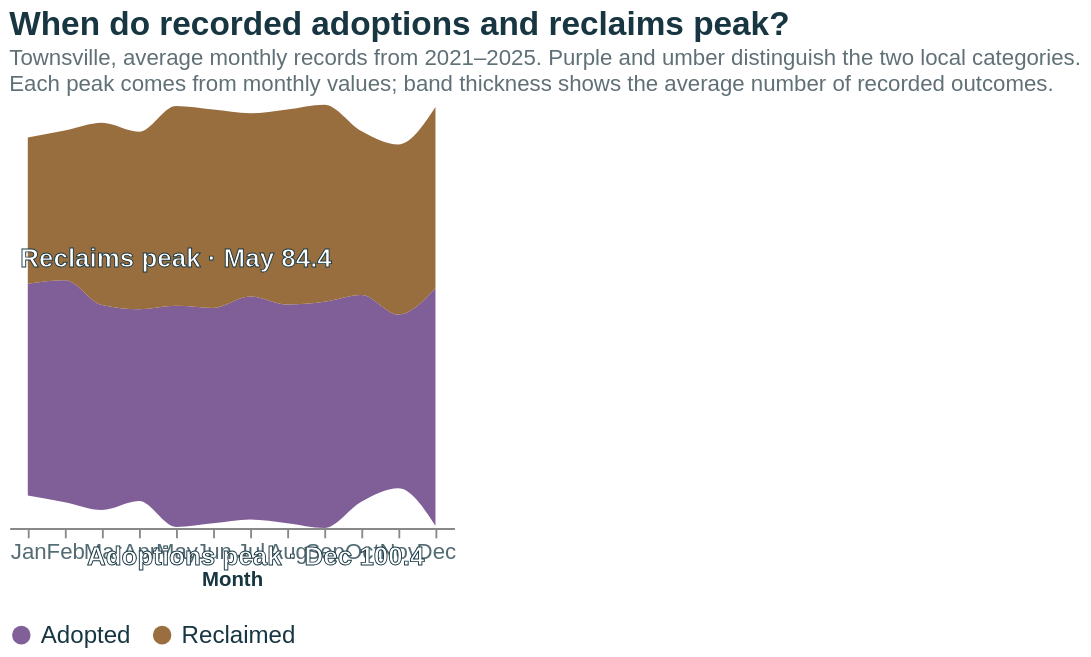

Express this chart as Vega-Lite.
### Vega-Lite specification from a JSON file in a GitHub repository (floating-point values rounded to 4 significant figures)
{"$schema": "https://vega.github.io/schema/vega-lite/v5.json", "description": "Seasonal streamgraph of monthly official Townsville adoption and reclaim outcomes.", "width": "container", "height": 355, "autosize": {"type": "fit-x", "contains": "padding", "resize": true}, "background": "#ffffff", "title": {"text": "When do recorded adoptions and reclaims peak?", "subtitle": ["Townsville, average monthly records from 2021–2025. Purple and umber distinguish the two local categories.", "Each peak comes from monthly values; band thickness shows the average number of recorded outcomes."], "font": "Helvetica", "fontSize": 18, "subtitleFont": "Helvetica", "subtitleFontSize": 12, "anchor": "start"}, "data": {"values": [{"month": "Jan", "month_num": 1, "series": "Adopted", "mean_count": 89.4, "years": 5}, {"month": "Jan", "month_num": 1, "series": "Reclaimed", "mean_count": 61.8, "years": 5}, {"month": "Feb", "month_num": 2, "series": "Adopted", "mean_count": 93.8, "years": 5}, {"month": "Feb", "month_num": 2, "series": "Reclaimed", "mean_count": 63.2, "years": 5}, {"month": "Mar", "month_num": 3, "series": "Adopted", "mean_count": 86.6, "years": 5}, {"month": "Mar", "month_num": 3, "series": "Reclaimed", "mean_count": 77, "years": 5}, {"month": "Apr", "month_num": 4, "series": "Adopted", "mean_count": 81, "years": 5}, {"month": "Apr", "month_num": 4, "series": "Reclaimed", "mean_count": 75, "years": 5}, {"month": "May", "month_num": 5, "series": "Adopted", "mean_count": 93.4, "years": 5}, {"month": "May", "month_num": 5, "series": "Reclaimed", "mean_count": 84.4, "years": 5}, {"month": "Jun", "month_num": 6, "series": "Adopted", "mean_count": 91, "years": 5}, {"month": "Jun", "month_num": 6, "series": "Reclaimed", "mean_count": 83.8, "years": 5}, {"month": "Jul", "month_num": 7, "series": "Adopted", "mean_count": 94.2, "years": 5}, {"month": "Jul", "month_num": 7, "series": "Reclaimed", "mean_count": 77.4, "years": 5}, {"month": "Aug", "month_num": 8, "series": "Adopted", "mean_count": 92.4, "years": 5}, {"month": "Aug", "month_num": 8, "series": "Reclaimed", "mean_count": 82.4, "years": 5}, {"month": "Sep", "month_num": 9, "series": "Adopted", "mean_count": 95.6, "years": 5}, {"month": "Sep", "month_num": 9, "series": "Reclaimed", "mean_count": 83.2, "years": 5}, {"month": "Oct", "month_num": 10, "series": "Adopted", "mean_count": 87.4, "years": 5}, {"month": "Oct", "month_num": 10, "series": "Reclaimed", "mean_count": 69.2, "years": 5}, {"month": "Nov", "month_num": 11, "series": "Adopted", "mean_count": 73.4, "years": 5}, {"month": "Nov", "month_num": 11, "series": "Reclaimed", "mean_count": 71.8, "years": 5}, {"month": "Dec", "month_num": 12, "series": "Adopted", "mean_count": 100.4, "years": 5}, {"month": "Dec", "month_num": 12, "series": "Reclaimed", "mean_count": 76.4, "years": 5}]}, "config": {"font": "Helvetica, Arial, sans-serif", "view": {"stroke": null}, "axis": {"labelColor": "#536B73", "titleColor": "#173642", "labelFont": "Helvetica, Arial, sans-serif", "titleFont": "Helvetica, Arial, sans-serif"}, "legend": {"labelColor": "#173642", "labelFont": "Helvetica, Arial, sans-serif", "titleFont": "Helvetica, Arial, sans-serif"}, "title": {"color": "#173642", "subtitleColor": "#607077", "font": "Helvetica, Arial, sans-serif", "subtitleFont": "Helvetica, Arial, sans-serif"}}, "layer": [{"mark": {"type": "area", "interpolate": "monotone", "opacity": 0.92}, "encoding": {"x": {"field": "month", "type": "ordinal", "sort": ["Jan", "Feb", "Mar", "Apr", "May", "Jun", "Jul", "Aug", "Sep", "Oct", "Nov", "Dec"], "title": "Month", "axis": {"labelAngle": 0, "labelFontSize": 12}}, "y": {"field": "mean_count", "type": "quantitative", "stack": "center", "axis": null}, "color": {"field": "series", "type": "nominal", "scale": {"domain": ["Adopted", "Reclaimed"], "range": ["#76518F", "#91622F"]}, "legend": {"orient": "bottom", "title": null, "labelFontSize": 13, "labelLimit": 140, "columns": 2}}, "order": {"field": "series", "type": "nominal", "sort": ["Adopted", "Reclaimed"]}, "tooltip": [{"field": "month", "type": "nominal", "title": "Month"}, {"field": "series", "type": "nominal", "title": "Category"}, {"field": "mean_count", "type": "quantitative", "title": "Average monthly records", "format": ",.1f"}, {"field": "years", "type": "quantitative", "title": "Years averaged"}]}}, {"transform": [{"window": [{"op": "max", "field": "mean_count", "as": "series_max"}], "groupby": ["series"], "frame": [null, null]}, {"filter": "datum.series === 'Reclaimed' && datum.mean_count === datum.series_max"}, {"calculate": "'Reclaims peak · ' + datum.month + ' ' + format(datum.mean_count, '.1f')", "as": "peak_label"}], "mark": {"type": "text", "font": "Helvetica, Arial, sans-serif", "fontSize": 14, "fontWeight": "bold", "color": "#FFFFFF", "stroke": "#173642", "strokeWidth": 0.5, "align": "center", "baseline": "middle", "dx": 0}, "encoding": {"x": {"field": "month", "type": "ordinal", "sort": ["Jan", "Feb", "Mar", "Apr", "May", "Jun", "Jul", "Aug", "Sep", "Oct", "Nov", "Dec"]}, "y": {"value": 85}, "text": {"field": "peak_label", "type": "nominal"}}}, {"transform": [{"window": [{"op": "max", "field": "mean_count", "as": "series_max"}], "groupby": ["series"], "frame": [null, null]}, {"filter": "datum.series === 'Adopted' && datum.mean_count === datum.series_max"}, {"calculate": "'Adoptions peak · ' + datum.month + ' ' + format(datum.mean_count, '.1f')", "as": "peak_label"}], "mark": {"type": "text", "font": "Helvetica, Arial, sans-serif", "fontSize": 14, "fontWeight": "bold", "color": "#FFFFFF", "stroke": "#173642", "strokeWidth": 0.5, "align": "right", "baseline": "middle", "dx": -6}, "encoding": {"x": {"field": "month", "type": "ordinal", "sort": ["Jan", "Feb", "Mar", "Apr", "May", "Jun", "Jul", "Aug", "Sep", "Oct", "Nov", "Dec"]}, "y": {"value": 246}, "text": {"field": "peak_label", "type": "nominal"}}}]}
